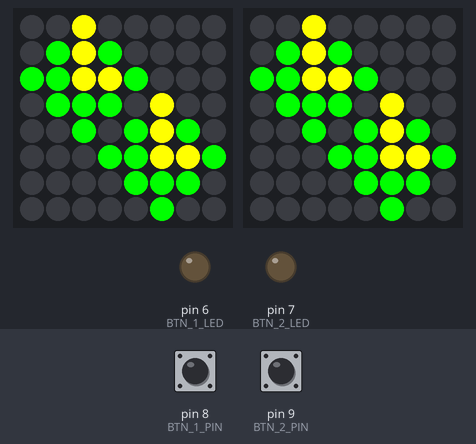
Recording of a sketch running on a simulated Arduino Uno, built with avr-gcc and run on an emulated ATmega328P. Shown: 2 × 8×8 RGB LED matrix (first LED top left, wired row by row), output pins drawn as LEDs (lit = HIGH). Dashed ring = blinking. Inputs (shaded band) come from the test bench; at power-on: pin 9 (BTN_2_PIN) HIGH, pin 8 (BTN_1_PIN) HIGH. What the sketch prints to the serial monitor is not drawn.

Above: at 1.2 s.
1.3 s: pin 9 (BTN_2_PIN) pulled LOW for 0.15 s
At 2.3 s:
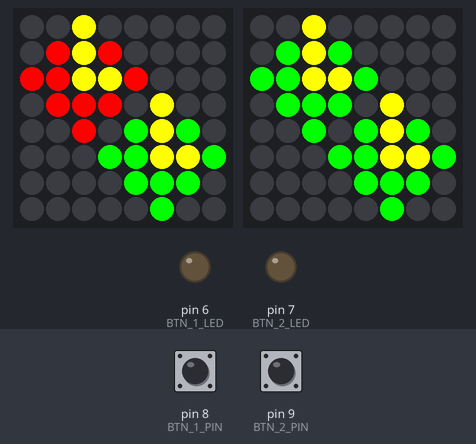
2.9 s: pin 9 (BTN_2_PIN) pulled LOW for 1 s
At 3.4 s:
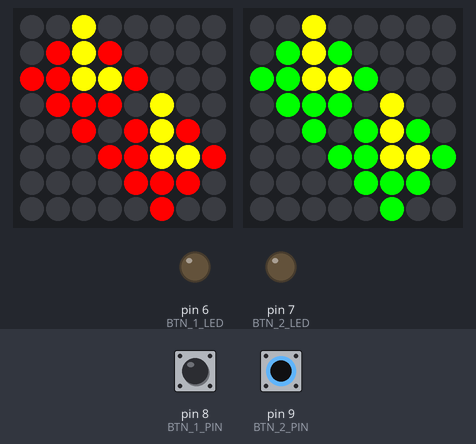
5.4 s: pin 9 (BTN_2_PIN) pulled LOW for 0.15 s
At 6.6 s:
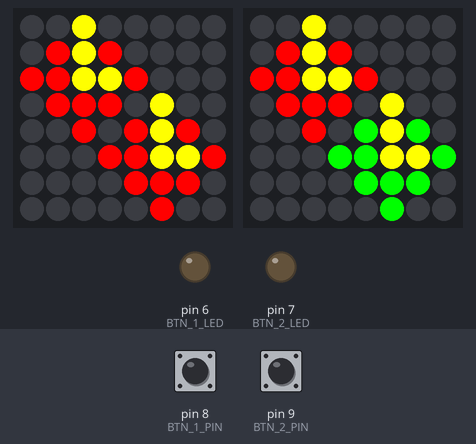
7.0 s: pin 8 (BTN_1_PIN) pulled LOW for 1 s
At 8.1 s:
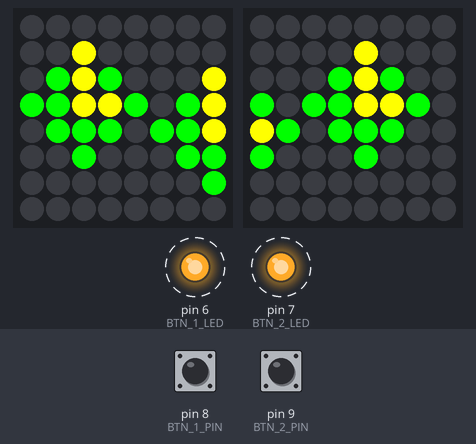
8.6 s: pin 8 (BTN_1_PIN) pulled LOW for 0.15 s
At 8.9 s:
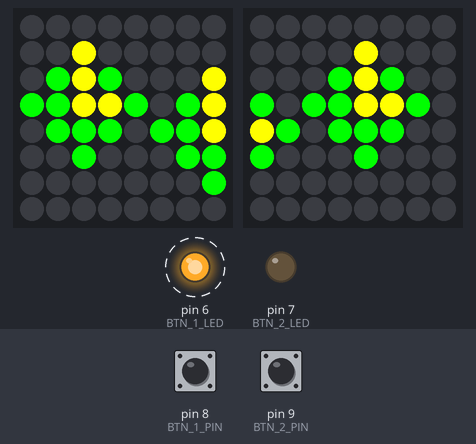
10.4 s: pin 9 (BTN_2_PIN) pulsed LOW 5 times (0.12 s each, 0.3 s apart)
At 11.2 s:
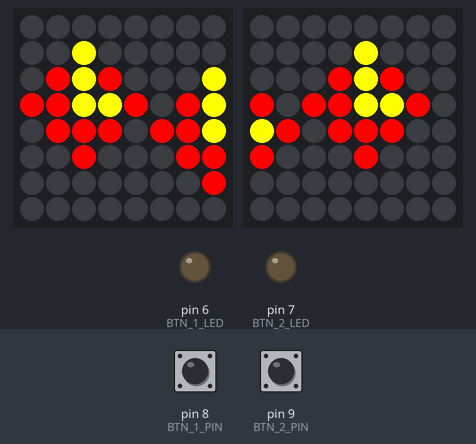
Timing chart, 0 to 13.4 s (numbered marks = the images above; inputs shaded):
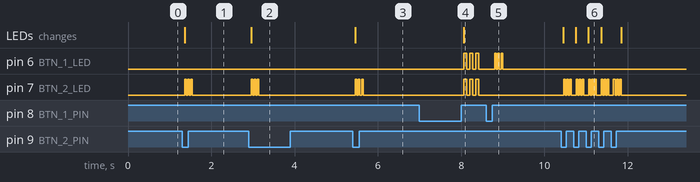

Measured:
- after the input at 1.3 s, pin 7 (BTN_2_LED): alternates HIGH for 0.04 s and LOW for 0.04 s, 6 changes in all, then stays LOW, starting after 0.06 s; the LEDs: change after 0.06 s (image 1)
- after the input at 2.9 s, pin 7 (BTN_2_LED): alternates HIGH for 0.04 s and LOW for 0.04 s, 6 changes in all, then stays LOW, starting after 0.06 s; the LEDs: change after 0.06 s (image 2)
- after the input at 5.4 s, pin 7 (BTN_2_LED): alternates HIGH for 0.04 s and LOW for 0.04 s, 6 changes in all, then stays LOW, starting after 0.06 s; the LEDs: change after 0.06 s (image 3)
- after the input at 7.0 s, pin 6 (BTN_1_LED), pin 7 (BTN_2_LED): alternates HIGH for 0.07 s and LOW for 0.07 s, starting after 1.1 s; the LEDs: change after 1.1 s (image 4)
- after the input at 8.6 s, pin 6 (BTN_1_LED): alternates HIGH for 0.04 s and LOW for 0.04 s, 6 changes in all, then stays LOW, starting after 0.21 s
- after the input at 10.4 s, pin 7 (BTN_2_LED): LOW → HIGH after 0.06 s, then repeats every 0.30 s: 2 × (LOW 0.04 s, HIGH 0.04 s), LOW 0.12 s, HIGH 0.04 s, until it stays LOW from 11.8 s; the LEDs: first change after 0.06 s (image 6 shows a later state)

The sketch:

click_tracker.ino
```cpp
/*

BTN1 Long Press (.5sec)
- switch modes RUNNER|CORP

MODES
- RUNNER click tracker
  - BTN1 undo click or switch to WAITING
  - BTN2 spend clicks
- CORP click tracker or switch to WAITING
  - BTN1 undo click
  - BTN2 spend clicks

After last click, 5s delay, blank out for other player turn
  - BTN1 go to max_clicks (undo)
  - BTN2 reset (0 clicks)

Runner Click Tracker

  #       #
 *#*     *#*
**##*   **##*
 *** #   *** #
  * *#*   * *#*
   **##*   **##*
    ***     ***
     *       *

Corp Click Tracker

  #         #
 *#*   #   *#*
**##* *#* **##*
 *** **##* ***
  *   ***   *
       *

*/

#include <Wire.h>
#include <Adafruit_LEDBackpack.h>
#include <Fonts/Picopixel.h>
#include <ezButton.h>

#define NUM_DISPLAYS 2
Adafruit_BicolorMatrix displays[2] = { Adafruit_BicolorMatrix(), Adafruit_BicolorMatrix() };

static const uint8_t PROGMEM
  runner_click0_d1_green[] =
    { B00000000,
      B01010000,
      B11001000,
      B01110000,
      B00101010,
      B00011001,
      B00001110,
      B00000100 },
  runner_click0_d2_green[] =
    { B00000000,
      B01010000,
      B11001000,
      B01110000,
      B00101010,
      B00011001,
      B00001110,
      B00000100 },
  runner_click0_d1_red[] =
    { B00000000,
      B00000000,
      B00000000,
      B00000000,
      B00000000,
      B00000000,
      B00000000,
      B00000000 },
  runner_click0_d2_red[] =
    { B00000000,
      B00000000,
      B00000000,
      B00000000,
      B00000000,
      B00000000,
      B00000000,
      B00000000 },
  runner_click0_d1_yellow[] =
    { B00100000,
      B00100000,
      B00110000,
      B00000100,
      B00000100,
      B00000110,
      B00000000,
      B00000000 },
  runner_click0_d2_yellow[] =
    { B00100000,
      B00100000,
      B00110000,
      B00000100,
      B00000100,
      B00000110,
      B00000000,
      B00000000 },

  runner_click1_d1_green[] =
    { B00000000,
      B00000000,
      B00000000,
      B00000000,
      B00001010,
      B00011001,
      B00001110,
      B00000100 },
  runner_click1_d2_green[] =
    { B00000000,
      B01010000,
      B11001000,
      B01110000,
      B00101010,
      B00011001,
      B00001110,
      B00000100 },
  runner_click1_d1_red[] =
    { B00000000,
      B01010000,
      B11001000,
      B01110000,
      B00100000,
      B00000000,
      B00000000,
      B00000000 },
  runner_click1_d2_red[] =
    { B00000000,
      B00000000,
      B00000000,
      B00000000,
      B00000000,
      B00000000,
      B00000000,
      B00000000 },
  runner_click1_d1_yellow[] =
    { B00100000,
      B00100000,
      B00110000,
      B00000100,
      B00000100,
      B00000110,
      B00000000,
      B00000000 },
  runner_click1_d2_yellow[] =
    { B00100000,
      B00100000,
      B00110000,
      B00000100,
      B00000100,
      B00000110,
      B00000000,
      B00000000 },

  runner_click2_d1_green[] =
    { B00000000,
      B00000000,
      B00000000,
      B00000000,
      B00000000,
      B00000000,
      B00000000,
      B00000000 },
  runner_click2_d2_green[] =
    { B00000000,
      B01010000,
      B11001000,
      B01110000,
      B00101010,
      B00011001,
      B00001110,
      B00000100 },
  runner_click2_d1_red[] =
    { B00000000,
      B01010000,
      B11001000,
      B01110000,
      B00101010,
      B00011001,
      B00001110,
      B00000100 },
  runner_click2_d2_red[] =
    { B00000000,
      B00000000,
      B00000000,
      B00000000,
      B00000000,
      B00000000,
      B00000000,
      B00000000 },
  runner_click2_d1_yellow[] =
    { B00100000,
      B00100000,
      B00110000,
      B00000100,
      B00000100,
      B00000110,
      B00000000,
      B00000000 },
  runner_click2_d2_yellow[] =
    { B00100000,
      B00100000,
      B00110000,
      B00000100,
      B00000100,
      B00000110,
      B00000000,
      B00000000 },

  runner_click3_d1_green[] =
    { B00000000,
      B00000000,
      B00000000,
      B00000000,
      B00000000,
      B00000000,
      B00000000,
      B00000000 },
  runner_click3_d2_green[] =
    { B00000000,
      B00000000,
      B00000000,
      B00000000,
      B00001010,
      B00011001,
      B00001110,
      B00000100 },
  runner_click3_d1_red[] =
    { B00000000,
      B01010000,
      B11001000,
      B01110000,
      B00101010,
      B00011001,
      B00001110,
      B00000100 },
  runner_click3_d2_red[] =
    { B00000000,
      B01010000,
      B11001000,
      B01110000,
      B00100000,
      B00000000,
      B00000000,
      B00000000 },
  runner_click3_d1_yellow[] =
    { B00100000,
      B00100000,
      B00110000,
      B00000100,
      B00000100,
      B00000110,
      B00000000,
      B00000000 },
  runner_click3_d2_yellow[] =
    { B00100000,
      B00100000,
      B00110000,
      B00000100,
      B00000100,
      B00000110,
      B00000000,
      B00000000 },

  runner_click4_d1_green[] =
    { B00000000,
      B00000000,
      B00000000,
      B00000000,
      B00000000,
      B00000000,
      B00000000,
      B00000000 },
  runner_click4_d2_green[] =
    { B00000000,
      B00000000,
      B00000000,
      B00000000,
      B00000000,
      B00000000,
      B00000000,
      B00000000 },
  runner_click4_d1_red[] =
    { B00000000,
      B01010000,
      B11001000,
      B01110000,
      B00101010,
      B00011001,
      B00001110,
      B00000100 },
  runner_click4_d2_red[] =
    { B00000000,
      B01010000,
      B11001000,
      B01110000,
      B00101010,
      B00011001,
      B00001110,
      B00000100 },
  runner_click4_d1_yellow[] =
    { B00100000,
      B00100000,
      B00110000,
      B00000100,
      B00000100,
      B00000110,
      B00000000,
      B00000000 },
  runner_click4_d2_yellow[] =
    { B00100000,
      B00100000,
      B00110000,
      B00000100,
      B00000100,
      B00000110,
      B00000000,
      B00000000 },

  corp_click0_d1_green[] =
    { B00000000,
      B00000000,
      B01010000,
      B11001010,
      B01110110,
      B00100011,
      B00000001,
      B00000000 },
  corp_click0_d2_green[] =
    { B00000000,
      B00000000,
      B00010100,
      B10110010,
      B01011100,
      B10001000,
      B00000000,
      B00000000 },
  corp_click0_d1_red[] =
    { B00000000,
      B00000000,
      B00000000,
      B00000000,
      B00000000,
      B00000000,
      B00000000,
      B00000000 },
  corp_click0_d2_red[] =
    { B00000000,
      B00000000,
      B00000000,
      B00000000,
      B00000000,
      B00000000,
      B00000000,
      B00000000 },
  corp_click0_d1_yellow[] =
    { B00000000,
      B00100000,
      B00100001,
      B00110001,
      B00000001,
      B00000000,
      B00000000,
      B00000000 },
  corp_click0_d2_yellow[] =
    { B00000000,
      B00001000,
      B00001000,
      B00001100,
      B10000000,
      B00000000,
      B00000000,
      B00000000 },

  corp_click1_d1_green[] =
    { B00000000,
      B00000000,
      B00000000,
      B00000010,
      B00000110,
      B00000011,
      B00000001,
      B00000000 },
  corp_click1_d2_green[] =
    { B00000000,
      B00000000,
      B00010100,
      B10110010,
      B01011100,
      B10001000,
      B00000000,
      B00000000 },
  corp_click1_d1_red[] =
    { B00000000,
      B00000000,
      B01010000,
      B11001000,
      B01110000,
      B00100000,
      B00000000,
      B00000000 },
  corp_click1_d2_red[] =
    { B00000000,
      B00000000,
      B00000000,
      B00000000,
      B00000000,
      B00000000,
      B00000000,
      B00000000 },
  corp_click1_d1_yellow[] =
    { B00000000,
      B00100000,
      B00100001,
      B00110001,
      B00000001,
      B00000000,
      B00000000,
      B00000000 },
  corp_click1_d2_yellow[] =
    { B00000000,
      B00001000,
      B00001000,
      B00001100,
      B10000000,
      B00000000,
      B00000000,
      B00000000 },

  corp_click2_d1_green[] =
    { B00000000,
      B00000000,
      B00000000,
      B00000000,
      B00000000,
      B00000000,
      B00000000,
      B00000000 },
  corp_click2_d2_green[] =
    { B00000000,
      B00000000,
      B00010100,
      B00110010,
      B00011100,
      B00001000,
      B00000000,
      B00000000 },
  corp_click2_d1_red[] =
    { B00000000,
      B00000000,
      B01010000,
      B11001010,
      B01110110,
      B00100011,
      B00000001,
      B00000000 },
  corp_click2_d2_red[] =
    { B00000000,
      B00000000,
      B00000000,
      B10000000,
      B01000000,
      B10000000,
      B00000000,
      B00000000 },
  corp_click2_d1_yellow[] =
    { B00000000,
      B00100000,
      B00100001,
      B00110001,
      B00000001,
      B00000000,
      B00000000,
      B00000000 },
  corp_click2_d2_yellow[] =
    { B00000000,
      B00001000,
      B00001000,
      B00001100,
      B10000000,
      B00000000,
      B00000000,
      B00000000 },

  corp_click3_d1_green[] =
    { B00000000,
      B00000000,
      B00000000,
      B00000000,
      B00000000,
      B00000000,
      B00000000,
      B00000000 },
  corp_click3_d2_green[] =
    { B00000000,
      B00000000,
      B00000000,
      B00000000,
      B00000000,
      B00000000,
      B00000000,
      B00000000 },
  corp_click3_d1_red[] =
    { B00000000,
      B00000000,
      B01010000,
      B11001010,
      B01110110,
      B00100011,
      B00000001,
      B00000000 },
  corp_click3_d2_red[] =
    { B00000000,
      B00000000,
      B00010100,
      B10110010,
      B01011100,
      B10001000,
      B00000000,
      B00000000 },
  corp_click3_d1_yellow[] =
    { B00000000,
      B00100000,
      B00100001,
      B00110001,
      B00000001,
      B00000000,
      B00000000,
      B00000000 },
  corp_click3_d2_yellow[] =
    { B00000000,
      B00001000,
      B00001000,
      B00001100,
      B10000000,
      B00000000,
      B00000000,
      B00000000 };

// states
#define INIT 0
#define RUNNER 1
#define CORP 2
#define WAITING 3

// Num Clicks
#define RUNNER_CLICKS 4
#define CORP_CLICKS 3

// UI
#define BUTTON_COUNT 2
#define BTN_1_PIN 8
#define BTN_1_LED 6
#define BTN_2_PIN 9
#define BTN_2_LED 7

ezButton btn1(BTN_1_PIN);
ezButton btn2(BTN_2_PIN);

int currentClick = 0;
int state = INIT;
const int debounceDelay = 50;

unsigned long PSEUDO_INFINITY;

const unsigned long switchModeHoldTime = 500; // ms
unsigned long switchModeTimer;

const int lastClickDelay = 5000; // ms
unsigned long lastClickDelayMs;

void setup() {
  Serial.begin(9600);

  PSEUDO_INFINITY = millis() + 3600000; // 10 hrs
  switchModeTimer = PSEUDO_INFINITY;
  lastClickDelayMs = PSEUDO_INFINITY;

  displays[0].begin(0x70);
  displays[1].begin(0x71);

  pinMode(BTN_1_LED, OUTPUT);
  pinMode(BTN_2_LED, OUTPUT);

  for (int i = 0, l = NUM_DISPLAYS; i < l; i++) {
    displays[i].setFont(&Picopixel);
    displays[i].setTextWrap(false);
    displays[i].setTextSize(1);
    displays[i].setRotation(3);
  }

  btn1.setDebounceTime(debounceDelay);
  btn2.setDebounceTime(debounceDelay);

  _init();
  Serial.print("Ready, on 9600\n");
}

void clearDisplays() {
  for (int i = 0; i < NUM_DISPLAYS; i++) {
    displays[i].clear();
    displays[i].writeDisplay();
  }
}

void handleButtons() {
  btn1.loop();
  btn2.loop();

  if (btn1.isPressed()) {
    switchModeTimer = millis()+switchModeHoldTime;
    lastClickClearTimer();
  } else if (btn1.isReleased()) {
    if (millis() >= switchModeTimer) {
      cycleModes();
    } else {
      clickDown();
      animateLed(0);
    }
    switchModeTimer = PSEUDO_INFINITY;
  } else if (btn2.isPressed()) {
    lastClickClearTimer();
    clickUp();
    animateLed(1);
  }
}

void setState(int _state) {
  state = _state;
  currentClick = 0;
  if (state == CORP) {
    renderCorpClick();
  } else if (state == RUNNER){
    renderRunnerClick();
  }
}

// delay, then blank out
void lastClickReset() {
  lastClickDelayMs = millis()+lastClickDelay;
}
void lastClickClearTimer() {
  lastClickDelayMs = PSEUDO_INFINITY;
}
void lastClickResetTimeout() {
  displays[0].clear();
  displays[0].writeDisplay();
  displays[1].clear();
  displays[1].writeDisplay();
  currentClick = 0;
}

void clickUp() {
  switch (state) {
    case CORP:
      currentClick = (currentClick + 1) % (CORP_CLICKS + 1);
      renderCorpClick();
      if (currentClick == CORP_CLICKS) {
        lastClickReset();
        return;
      }
      break;
    case RUNNER:
      currentClick = (currentClick + 1) % (RUNNER_CLICKS + 1);
      renderRunnerClick();
      if (currentClick == RUNNER_CLICKS) {
        lastClickReset();
        return;
      }
      break;
  }
}

void clickDown() {
  switch (state) {
    case CORP:
      if (currentClick > 0) {
        currentClick = (currentClick - 1) % (CORP_CLICKS + 1);
      }
      renderCorpClick();
      break;
    case RUNNER:
      if (currentClick > 0) {
        currentClick = (currentClick - 1) % (RUNNER_CLICKS + 1);
      }
      renderRunnerClick();
      break;
  }
}

void cycleModes() {
  switch (state) {
    case CORP:
      setState(RUNNER);
      break;
    case RUNNER:
      setState(CORP);
      break;
  }
  animateLed(0);
  animateLed(1);
}

const int ledAnimateSpeed = 35; // ticks between flashes
const int ledAnimationDuration = 175;
int ledPins[2] = { BTN_1_LED, BTN_2_LED };
int ledAnimations[2] = { 0, 0 };
int ledAnimateState[2] = { LOW, LOW };

void animateLed(int ledIdx) {
  ledAnimations[ledIdx] = ledAnimationDuration;
}

void handleLedAnimations() {
  for (int i = 0; i < 2; i++) {
    if (ledAnimations[i] > 0) {
      ledAnimations[i]--;
      delay(1);
      if ( (ledAnimations[i] / ledAnimateSpeed) % 2 == 0) {
        if ( ledAnimateState[i] == LOW ) {
          digitalWrite(ledPins[i], HIGH);
          ledAnimateState[i] = HIGH;
        }
      } else {
        if ( ledAnimateState[i] == HIGH ) {
          digitalWrite(ledPins[i], LOW);
          ledAnimateState[i] = LOW;
        }
      }
    } else if ( ledAnimateState[i] == HIGH ) {
        digitalWrite(ledPins[i], LOW);
        ledAnimateState[i] = LOW;
    }
  }
}

void handleTimers() {
  if (lastClickDelayMs != PSEUDO_INFINITY) {
    unsigned long now = millis();

    if (now >= lastClickDelayMs) {
      lastClickResetTimeout();
      lastClickDelayMs = PSEUDO_INFINITY;
    }
  }
}

void _init() {
  setState(RUNNER);
}

void loop() {
  handleButtons();
  handleLedAnimations();
  handleTimers();
}

void renderRunnerClick() {
  switch (currentClick) {
    case 0:
      displays[0].clear();
      displays[0].drawBitmap(0, 0, runner_click0_d1_green,  8, 8, LED_GREEN);
      displays[0].drawBitmap(0, 0, runner_click0_d1_red,    8, 8, LED_RED);
      displays[0].drawBitmap(0, 0, runner_click0_d1_yellow, 8, 8, LED_YELLOW);
      displays[0].writeDisplay();

      displays[1].clear();
      displays[1].drawBitmap(0, 0, runner_click0_d2_green,  8, 8, LED_GREEN);
      displays[1].drawBitmap(0, 0, runner_click0_d2_red,    8, 8, LED_RED);
      displays[1].drawBitmap(0, 0, runner_click0_d2_yellow, 8, 8, LED_YELLOW);
      displays[1].writeDisplay();
      break;
    case 1:
      displays[0].clear();
      displays[0].drawBitmap(0, 0, runner_click1_d1_green,  8, 8, LED_GREEN);
      displays[0].drawBitmap(0, 0, runner_click1_d1_red,    8, 8, LED_RED);
      displays[0].drawBitmap(0, 0, runner_click1_d1_yellow, 8, 8, LED_YELLOW);
      displays[0].writeDisplay();

      displays[1].clear();
      displays[1].drawBitmap(0, 0, runner_click1_d2_green,  8, 8, LED_GREEN);
      displays[1].drawBitmap(0, 0, runner_click1_d2_red,    8, 8, LED_RED);
      displays[1].drawBitmap(0, 0, runner_click1_d2_yellow, 8, 8, LED_YELLOW);
      displays[1].writeDisplay();
      break;
    case 2:
      displays[0].clear();
      displays[0].drawBitmap(0, 0, runner_click2_d1_green,  8, 8, LED_GREEN);
      displays[0].drawBitmap(0, 0, runner_click2_d1_red,    8, 8, LED_RED);
      displays[0].drawBitmap(0, 0, runner_click2_d1_yellow, 8, 8, LED_YELLOW);
      displays[0].writeDisplay();

      displays[1].clear();
      displays[1].drawBitmap(0, 0, runner_click2_d2_green,  8, 8, LED_GREEN);
      displays[1].drawBitmap(0, 0, runner_click2_d2_red,    8, 8, LED_RED);
      displays[1].drawBitmap(0, 0, runner_click2_d2_yellow, 8, 8, LED_YELLOW);
      displays[1].writeDisplay();
      break;
    case 3:
      displays[0].clear();
      displays[0].drawBitmap(0, 0, runner_click3_d1_green,  8, 8, LED_GREEN);
      displays[0].drawBitmap(0, 0, runner_click3_d1_red,    8, 8, LED_RED);
      displays[0].drawBitmap(0, 0, runner_click3_d1_yellow, 8, 8, LED_YELLOW);
      displays[0].writeDisplay();

      displays[1].clear();
      displays[1].drawBitmap(0, 0, runner_click3_d2_green,  8, 8, LED_GREEN);
      displays[1].drawBitmap(0, 0, runner_click3_d2_red,    8, 8, LED_RED);
      displays[1].drawBitmap(0, 0, runner_click3_d2_yellow, 8, 8, LED_YELLOW);
      displays[1].writeDisplay();
      break;
    case 4:
      displays[0].clear();
      displays[0].drawBitmap(0, 0, runner_click4_d1_green,  8, 8, LED_GREEN);
      displays[0].drawBitmap(0, 0, runner_click4_d1_red,    8, 8, LED_RED);
      displays[0].drawBitmap(0, 0, runner_click4_d1_yellow, 8, 8, LED_YELLOW);
      displays[0].writeDisplay();

      displays[1].clear();
      displays[1].drawBitmap(0, 0, runner_click4_d2_green,  8, 8, LED_GREEN);
      displays[1].drawBitmap(0, 0, runner_click4_d2_red,    8, 8, LED_RED);
      displays[1].drawBitmap(0, 0, runner_click4_d2_yellow, 8, 8, LED_YELLOW);
      displays[1].writeDisplay();
      break;
  }
}

void renderCorpClick() {
  switch (currentClick) {
    case 0:
      displays[0].clear();
      displays[0].drawBitmap(0, 0, corp_click0_d1_green,  8, 8, LED_GREEN);
      displays[0].drawBitmap(0, 0, corp_click0_d1_red,    8, 8, LED_RED);
      displays[0].drawBitmap(0, 0, corp_click0_d1_yellow, 8, 8, LED_YELLOW);
      displays[0].writeDisplay();

      displays[1].clear();
      displays[1].drawBitmap(0, 0, corp_click0_d2_green,  8, 8, LED_GREEN);
      displays[1].drawBitmap(0, 0, corp_click0_d2_red,    8, 8, LED_RED);
      displays[1].drawBitmap(0, 0, corp_click0_d2_yellow, 8, 8, LED_YELLOW);
      displays[1].writeDisplay();
      break;
    case 1:
      displays[0].clear();
      displays[0].drawBitmap(0, 0, corp_click1_d1_green,  8, 8, LED_GREEN);
      displays[0].drawBitmap(0, 0, corp_click1_d1_red,    8, 8, LED_RED);
      displays[0].drawBitmap(0, 0, corp_click1_d1_yellow, 8, 8, LED_YELLOW);
      displays[0].writeDisplay();

      displays[1].clear();
      displays[1].drawBitmap(0, 0, corp_click1_d2_green,  8, 8, LED_GREEN);
      displays[1].drawBitmap(0, 0, corp_click1_d2_red,    8, 8, LED_RED);
      displays[1].drawBitmap(0, 0, corp_click1_d2_yellow, 8, 8, LED_YELLOW);
      displays[1].writeDisplay();
      break;
    case 2:
      displays[0].clear();
      displays[0].drawBitmap(0, 0, corp_click2_d1_green,  8, 8, LED_GREEN);
      displays[0].drawBitmap(0, 0, corp_click2_d1_red,    8, 8, LED_RED);
      displays[0].drawBitmap(0, 0, corp_click2_d1_yellow, 8, 8, LED_YELLOW);
      displays[0].writeDisplay();

      displays[1].clear();
      displays[1].drawBitmap(0, 0, corp_click2_d2_green,  8, 8, LED_GREEN);
      displays[1].drawBitmap(0, 0, corp_click2_d2_red,    8, 8, LED_RED);
      displays[1].drawBitmap(0, 0, corp_click2_d2_yellow, 8, 8, LED_YELLOW);
      displays[1].writeDisplay();
      break;
    case 3:
      displays[0].clear();
      displays[0].drawBitmap(0, 0, corp_click3_d1_green,  8, 8, LED_GREEN);
      displays[0].drawBitmap(0, 0, corp_click3_d1_red,    8, 8, LED_RED);
      displays[0].drawBitmap(0, 0, corp_click3_d1_yellow, 8, 8, LED_YELLOW);
      displays[0].writeDisplay();

      displays[1].clear();
      displays[1].drawBitmap(0, 0, corp_click3_d2_green,  8, 8, LED_GREEN);
      displays[1].drawBitmap(0, 0, corp_click3_d2_red,    8, 8, LED_RED);
      displays[1].drawBitmap(0, 0, corp_click3_d2_yellow, 8, 8, LED_YELLOW);
      displays[1].writeDisplay();
      break;
  }

}

void displayText(int displayNum, String text, int color=LED_GREEN) {
  int pos[2] = { text.length() > 1 ? 0 : 2, 5};

  displays[displayNum].setTextColor(color);
  displays[displayNum].clear();
  displays[displayNum].setCursor(pos[0], pos[1]);
  displays[displayNum].print(text);
  displays[displayNum].writeDisplay();
}
```
